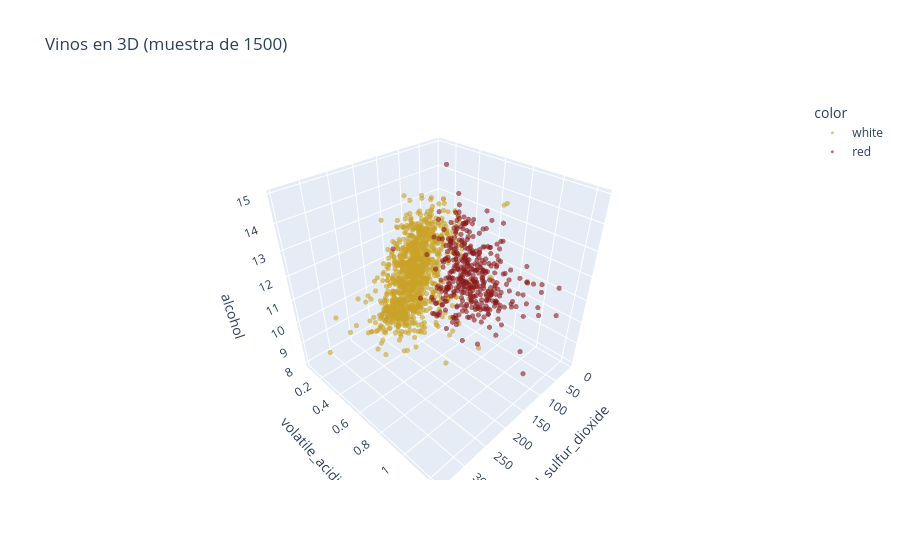

The notebook cell this image was saved under:
### Code cell
sample = df.sample(1500, random_state=42)
fig = px.scatter_3d(sample, x="total_sulfur_dioxide", y="volatile_acidity", z="alcohol",
                    color="color", opacity=0.6,
                    color_discrete_map={"red": "#8b1a1a", "white": "#c9a227"},
                    title="Vinos en 3D (muestra de 1500)")
fig.update_traces(marker_size=3)
fig.show()

### Figure 1 — Plotly figure (JSON) as saved in the notebook; plotly's stock layout.template omitted (floating-point values rounded to 4 significant figures; data arrays with more than 128 entries replaced by an {"elided": "..."} marker saying what was removed)
{"data": [{"hovertemplate": "color=white<br>total_sulfur_dioxide=%{x}<br>volatile_acidity=%{y}<br>alcohol=%{z}<extra></extra>", "legendgroup": "white", "marker": {"color": "#c9a227", "opacity": 0.6, "size": 3, "symbol": "circle"}, "mode": "markers", "name": "white", "scene": "scene", "showlegend": true, "type": "scatter3d", "x": {"elided": "1089 float values"}, "y": {"elided": "1089 float values"}, "z": {"elided": "1089 float values"}}, {"hovertemplate": "color=red<br>total_sulfur_dioxide=%{x}<br>volatile_acidity=%{y}<br>alcohol=%{z}<extra></extra>", "legendgroup": "red", "marker": {"color": "#8b1a1a", "opacity": 0.6, "size": 3, "symbol": "circle"}, "mode": "markers", "name": "red", "scene": "scene", "showlegend": true, "type": "scatter3d", "x": {"elided": "411 float values"}, "y": {"elided": "411 float values"}, "z": {"elided": "411 float values"}}], "layout": {"legend": {"title": {"text": "color"}, "tracegroupgap": 0}, "scene": {"domain": {"x": [0, 1], "y": [0, 1]}, "xaxis": {"title": {"text": "total_sulfur_dioxide"}}, "yaxis": {"title": {"text": "volatile_acidity"}}, "zaxis": {"title": {"text": "alcohol"}}}, "title": {"text": "Vinos en 3D (muestra de 1500)"}}}
